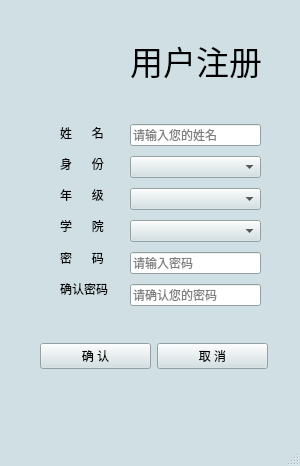
<?xml version="1.0" encoding="UTF-8"?>
<ui version="4.0">
 <class>registerWindow</class>
 <widget class="QMainWindow" name="registerWindow">
  <property name="geometry">
   <rect>
    <x>0</x>
    <y>0</y>
    <width>300</width>
    <height>466</height>
   </rect>
  </property>
  <property name="palette">
   <palette>
    <active>
     <colorrole role="WindowText">
      <brush brushstyle="SolidPattern">
       <color alpha="255">
        <red>0</red>
        <green>0</green>
        <blue>0</blue>
       </color>
      </brush>
     </colorrole>
     <colorrole role="Button">
      <brush brushstyle="SolidPattern">
       <color alpha="255">
        <red>207</red>
        <green>223</green>
        <blue>227</blue>
       </color>
      </brush>
     </colorrole>
     <colorrole role="Light">
      <brush brushstyle="SolidPattern">
       <color alpha="255">
        <red>255</red>
        <green>255</green>
        <blue>255</blue>
       </color>
      </brush>
     </colorrole>
     <colorrole role="Midlight">
      <brush brushstyle="SolidPattern">
       <color alpha="255">
        <red>231</red>
        <green>239</green>
        <blue>241</blue>
       </color>
      </brush>
     </colorrole>
     <colorrole role="Dark">
      <brush brushstyle="SolidPattern">
       <color alpha="255">
        <red>103</red>
        <green>111</green>
        <blue>113</blue>
       </color>
      </brush>
     </colorrole>
     <colorrole role="Mid">
      <brush brushstyle="SolidPattern">
       <color alpha="255">
        <red>138</red>
        <green>149</green>
        <blue>151</blue>
       </color>
      </brush>
     </colorrole>
     <colorrole role="Text">
      <brush brushstyle="SolidPattern">
       <color alpha="255">
        <red>0</red>
        <green>0</green>
        <blue>0</blue>
       </color>
      </brush>
     </colorrole>
     <colorrole role="BrightText">
      <brush brushstyle="SolidPattern">
       <color alpha="255">
        <red>255</red>
        <green>255</green>
        <blue>255</blue>
       </color>
      </brush>
     </colorrole>
     <colorrole role="ButtonText">
      <brush brushstyle="SolidPattern">
       <color alpha="255">
        <red>0</red>
        <green>0</green>
        <blue>0</blue>
       </color>
      </brush>
     </colorrole>
     <colorrole role="Base">
      <brush brushstyle="SolidPattern">
       <color alpha="255">
        <red>255</red>
        <green>255</green>
        <blue>255</blue>
       </color>
      </brush>
     </colorrole>
     <colorrole role="Window">
      <brush brushstyle="SolidPattern">
       <color alpha="255">
        <red>207</red>
        <green>223</green>
        <blue>227</blue>
       </color>
      </brush>
     </colorrole>
     <colorrole role="Shadow">
      <brush brushstyle="SolidPattern">
       <color alpha="255">
        <red>0</red>
        <green>0</green>
        <blue>0</blue>
       </color>
      </brush>
     </colorrole>
     <colorrole role="AlternateBase">
      <brush brushstyle="SolidPattern">
       <color alpha="255">
        <red>231</red>
        <green>239</green>
        <blue>241</blue>
       </color>
      </brush>
     </colorrole>
     <colorrole role="ToolTipBase">
      <brush brushstyle="SolidPattern">
       <color alpha="255">
        <red>255</red>
        <green>255</green>
        <blue>220</blue>
       </color>
      </brush>
     </colorrole>
     <colorrole role="ToolTipText">
      <brush brushstyle="SolidPattern">
       <color alpha="255">
        <red>0</red>
        <green>0</green>
        <blue>0</blue>
       </color>
      </brush>
     </colorrole>
    </active>
    <inactive>
     <colorrole role="WindowText">
      <brush brushstyle="SolidPattern">
       <color alpha="255">
        <red>0</red>
        <green>0</green>
        <blue>0</blue>
       </color>
      </brush>
     </colorrole>
     <colorrole role="Button">
      <brush brushstyle="SolidPattern">
       <color alpha="255">
        <red>207</red>
        <green>223</green>
        <blue>227</blue>
       </color>
      </brush>
     </colorrole>
     <colorrole role="Light">
      <brush brushstyle="SolidPattern">
       <color alpha="255">
        <red>255</red>
        <green>255</green>
        <blue>255</blue>
       </color>
      </brush>
     </colorrole>
     <colorrole role="Midlight">
      <brush brushstyle="SolidPattern">
       <color alpha="255">
        <red>231</red>
        <green>239</green>
        <blue>241</blue>
       </color>
      </brush>
     </colorrole>
     <colorrole role="Dark">
      <brush brushstyle="SolidPattern">
       <color alpha="255">
        <red>103</red>
        <green>111</green>
        <blue>113</blue>
       </color>
      </brush>
     </colorrole>
     <colorrole role="Mid">
      <brush brushstyle="SolidPattern">
       <color alpha="255">
        <red>138</red>
        <green>149</green>
        <blue>151</blue>
       </color>
      </brush>
     </colorrole>
     <colorrole role="Text">
      <brush brushstyle="SolidPattern">
       <color alpha="255">
        <red>0</red>
        <green>0</green>
        <blue>0</blue>
       </color>
      </brush>
     </colorrole>
     <colorrole role="BrightText">
      <brush brushstyle="SolidPattern">
       <color alpha="255">
        <red>255</red>
        <green>255</green>
        <blue>255</blue>
       </color>
      </brush>
     </colorrole>
     <colorrole role="ButtonText">
      <brush brushstyle="SolidPattern">
       <color alpha="255">
        <red>0</red>
        <green>0</green>
        <blue>0</blue>
       </color>
      </brush>
     </colorrole>
     <colorrole role="Base">
      <brush brushstyle="SolidPattern">
       <color alpha="255">
        <red>255</red>
        <green>255</green>
        <blue>255</blue>
       </color>
      </brush>
     </colorrole>
     <colorrole role="Window">
      <brush brushstyle="SolidPattern">
       <color alpha="255">
        <red>207</red>
        <green>223</green>
        <blue>227</blue>
       </color>
      </brush>
     </colorrole>
     <colorrole role="Shadow">
      <brush brushstyle="SolidPattern">
       <color alpha="255">
        <red>0</red>
        <green>0</green>
        <blue>0</blue>
       </color>
      </brush>
     </colorrole>
     <colorrole role="AlternateBase">
      <brush brushstyle="SolidPattern">
       <color alpha="255">
        <red>231</red>
        <green>239</green>
        <blue>241</blue>
       </color>
      </brush>
     </colorrole>
     <colorrole role="ToolTipBase">
      <brush brushstyle="SolidPattern">
       <color alpha="255">
        <red>255</red>
        <green>255</green>
        <blue>220</blue>
       </color>
      </brush>
     </colorrole>
     <colorrole role="ToolTipText">
      <brush brushstyle="SolidPattern">
       <color alpha="255">
        <red>0</red>
        <green>0</green>
        <blue>0</blue>
       </color>
      </brush>
     </colorrole>
    </inactive>
    <disabled>
     <colorrole role="WindowText">
      <brush brushstyle="SolidPattern">
       <color alpha="255">
        <red>103</red>
        <green>111</green>
        <blue>113</blue>
       </color>
      </brush>
     </colorrole>
     <colorrole role="Button">
      <brush brushstyle="SolidPattern">
       <color alpha="255">
        <red>207</red>
        <green>223</green>
        <blue>227</blue>
       </color>
      </brush>
     </colorrole>
     <colorrole role="Light">
      <brush brushstyle="SolidPattern">
       <color alpha="255">
        <red>255</red>
        <green>255</green>
        <blue>255</blue>
       </color>
      </brush>
     </colorrole>
     <colorrole role="Midlight">
      <brush brushstyle="SolidPattern">
       <color alpha="255">
        <red>231</red>
        <green>239</green>
        <blue>241</blue>
       </color>
      </brush>
     </colorrole>
     <colorrole role="Dark">
      <brush brushstyle="SolidPattern">
       <color alpha="255">
        <red>103</red>
        <green>111</green>
        <blue>113</blue>
       </color>
      </brush>
     </colorrole>
     <colorrole role="Mid">
      <brush brushstyle="SolidPattern">
       <color alpha="255">
        <red>138</red>
        <green>149</green>
        <blue>151</blue>
       </color>
      </brush>
     </colorrole>
     <colorrole role="Text">
      <brush brushstyle="SolidPattern">
       <color alpha="255">
        <red>103</red>
        <green>111</green>
        <blue>113</blue>
       </color>
      </brush>
     </colorrole>
     <colorrole role="BrightText">
      <brush brushstyle="SolidPattern">
       <color alpha="255">
        <red>255</red>
        <green>255</green>
        <blue>255</blue>
       </color>
      </brush>
     </colorrole>
     <colorrole role="ButtonText">
      <brush brushstyle="SolidPattern">
       <color alpha="255">
        <red>103</red>
        <green>111</green>
        <blue>113</blue>
       </color>
      </brush>
     </colorrole>
     <colorrole role="Base">
      <brush brushstyle="SolidPattern">
       <color alpha="255">
        <red>207</red>
        <green>223</green>
        <blue>227</blue>
       </color>
      </brush>
     </colorrole>
     <colorrole role="Window">
      <brush brushstyle="SolidPattern">
       <color alpha="255">
        <red>207</red>
        <green>223</green>
        <blue>227</blue>
       </color>
      </brush>
     </colorrole>
     <colorrole role="Shadow">
      <brush brushstyle="SolidPattern">
       <color alpha="255">
        <red>0</red>
        <green>0</green>
        <blue>0</blue>
       </color>
      </brush>
     </colorrole>
     <colorrole role="AlternateBase">
      <brush brushstyle="SolidPattern">
       <color alpha="255">
        <red>207</red>
        <green>223</green>
        <blue>227</blue>
       </color>
      </brush>
     </colorrole>
     <colorrole role="ToolTipBase">
      <brush brushstyle="SolidPattern">
       <color alpha="255">
        <red>255</red>
        <green>255</green>
        <blue>220</blue>
       </color>
      </brush>
     </colorrole>
     <colorrole role="ToolTipText">
      <brush brushstyle="SolidPattern">
       <color alpha="255">
        <red>0</red>
        <green>0</green>
        <blue>0</blue>
       </color>
      </brush>
     </colorrole>
    </disabled>
   </palette>
  </property>
  <property name="windowTitle">
   <string>注册</string>
  </property>
  <widget class="QWidget" name="centralwidget">
   <widget class="QLabel" name="label">
    <property name="geometry">
     <rect>
      <x>50</x>
      <y>30</y>
      <width>60</width>
      <height>60</height>
     </rect>
    </property>
    <property name="text">
     <string/>
    </property>
    <property name="pixmap">
     <pixmap resource="resources.qrc">:/Images/fudanLogo.png</pixmap>
    </property>
    <property name="scaledContents">
     <bool>true</bool>
    </property>
   </widget>
   <widget class="QLabel" name="label_2">
    <property name="geometry">
     <rect>
      <x>130</x>
      <y>35</y>
      <width>131</width>
      <height>51</height>
     </rect>
    </property>
    <property name="font">
     <font>
      <pointsize>25</pointsize>
     </font>
    </property>
    <property name="text">
     <string>用户注册</string>
    </property>
   </widget>
   <widget class="QWidget" name="layoutWidget">
    <property name="geometry">
     <rect>
      <x>60</x>
      <y>120</y>
      <width>68</width>
      <height>181</height>
     </rect>
    </property>
    <layout class="QVBoxLayout" name="verticalLayout">
     <item>
      <widget class="QLabel" name="label_3">
       <property name="text">
        <string>姓      名</string>
       </property>
      </widget>
     </item>
     <item>
      <widget class="QLabel" name="label_8">
       <property name="text">
        <string>身      份</string>
       </property>
      </widget>
     </item>
     <item>
      <widget class="QLabel" name="label_5">
       <property name="text">
        <string>年      级</string>
       </property>
      </widget>
     </item>
     <item>
      <widget class="QLabel" name="label_4">
       <property name="text">
        <string>学      院</string>
       </property>
      </widget>
     </item>
     <item>
      <widget class="QLabel" name="label_6">
       <property name="text">
        <string>密      码</string>
       </property>
      </widget>
     </item>
     <item>
      <widget class="QLabel" name="label_7">
       <property name="text">
        <string>确认密码</string>
       </property>
      </widget>
     </item>
    </layout>
   </widget>
   <widget class="QWidget" name="layoutWidget">
    <property name="geometry">
     <rect>
      <x>130</x>
      <y>120</y>
      <width>131</width>
      <height>191</height>
     </rect>
    </property>
    <layout class="QVBoxLayout" name="verticalLayout_2">
     <item>
      <widget class="QLineEdit" name="registerUsrNameLineEdit">
       <property name="placeholderText">
        <string>请输入您的姓名</string>
       </property>
      </widget>
     </item>
     <item>
      <widget class="QComboBox" name="registerIdentityComboBox"/>
     </item>
     <item>
      <widget class="QComboBox" name="registerGradeComboBox">
       <property name="editable">
        <bool>false</bool>
       </property>
       <property name="currentText">
        <string/>
       </property>
      </widget>
     </item>
     <item>
      <widget class="QComboBox" name="registerDepartmentComboBox"/>
     </item>
     <item>
      <widget class="QLineEdit" name="registerPwdLineEdit">
       <property name="echoMode">
        <enum>QLineEdit::Password</enum>
       </property>
       <property name="placeholderText">
        <string>请输入密码</string>
       </property>
      </widget>
     </item>
     <item>
      <widget class="QLineEdit" name="registerConfirmPwdLineEdit">
       <property name="echoMode">
        <enum>QLineEdit::Password</enum>
       </property>
       <property name="placeholderText">
        <string>请确认您的密码</string>
       </property>
      </widget>
     </item>
    </layout>
   </widget>
   <widget class="QWidget" name="layoutWidget">
    <property name="geometry">
     <rect>
      <x>40</x>
      <y>340</y>
      <width>228</width>
      <height>32</height>
     </rect>
    </property>
    <layout class="QHBoxLayout" name="horizontalLayout_2">
     <item>
      <widget class="QPushButton" name="registerConfirmPushButton">
       <property name="text">
        <string>确 认</string>
       </property>
      </widget>
     </item>
     <item>
      <widget class="QPushButton" name="registerCancelPushButton">
       <property name="text">
        <string>取 消</string>
       </property>
      </widget>
     </item>
    </layout>
   </widget>
  </widget>
  <widget class="QMenuBar" name="menubar">
   <property name="geometry">
    <rect>
     <x>0</x>
     <y>0</y>
     <width>300</width>
     <height>23</height>
    </rect>
   </property>
  </widget>
  <widget class="QStatusBar" name="statusbar"/>
 </widget>
 <resources>
  <include location="resources.qrc"/>
 </resources>
 <connections/>
</ui>
